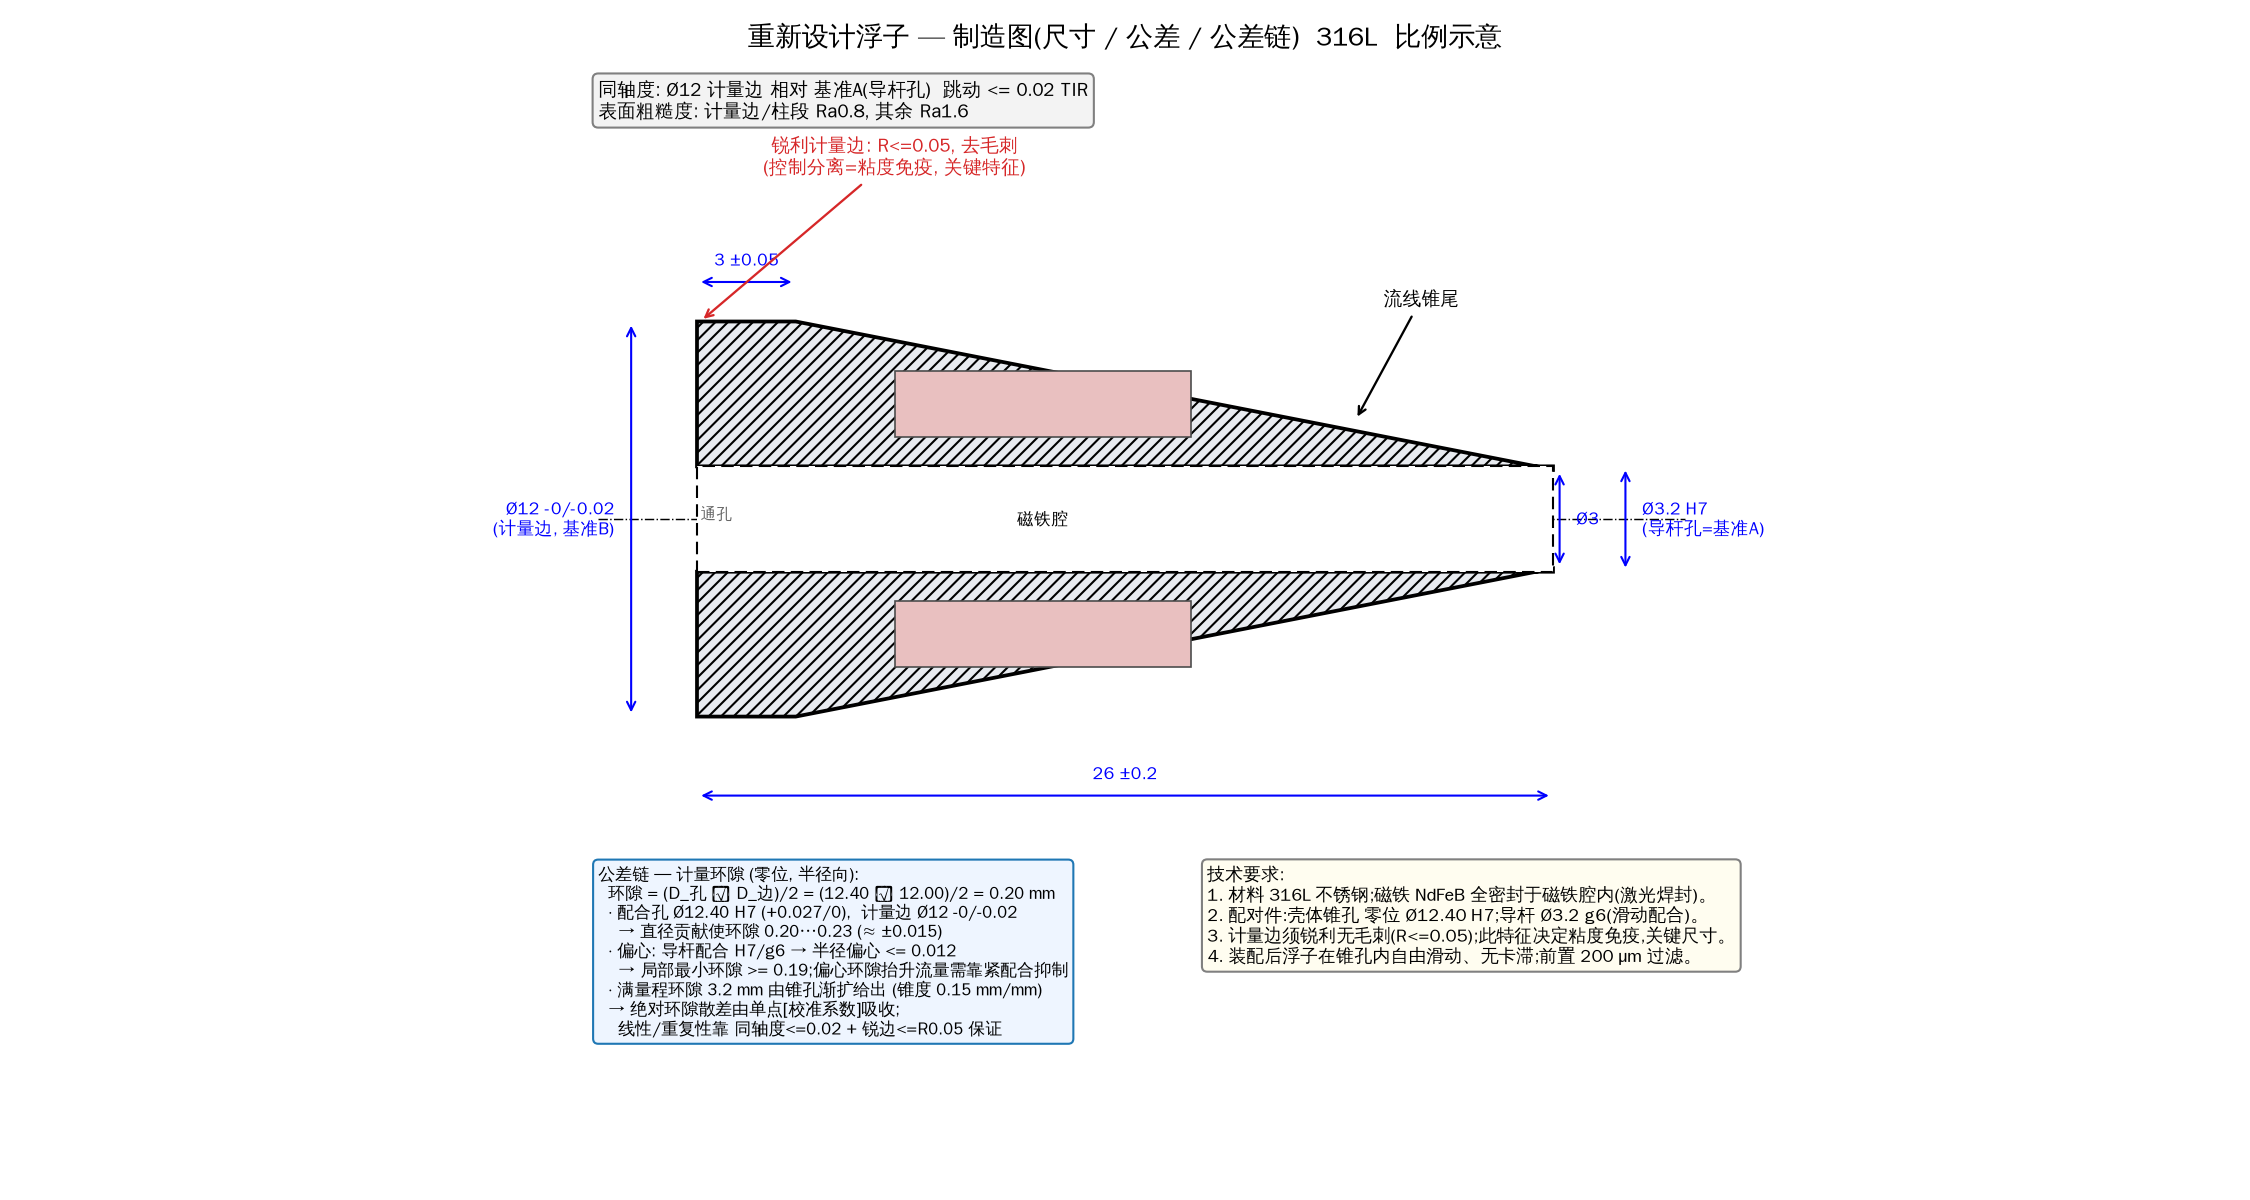

Python code for this plot:
"""Manufacturing drawing of the redesigned float: dimensions, tolerances, GD&T,
the metering-gap tolerance chain, guide-rod clearance, and the sharp-edge spec."""
import numpy as np
import matplotlib
matplotlib.use("Agg")
import matplotlib.pyplot as plt
from matplotlib.patches import Polygon, Rectangle
from matplotlib import font_manager as fm

zh = fm.FontProperties(family="WenQuanYi Zen Hei")
plt.rcParams["font.family"] = "WenQuanYi Zen Hei"
plt.rcParams["axes.unicode_minus"] = False

# float profile, horizontal: blunt face at x=0, tail to the right. r in mm.
RB, RE, LAND, LTOT, RT = 1.6, 6.0, 3.0, 26.0, 1.5
right = [(0, RB), (0, RE), (LAND, RE), (LTOT, RT), (LTOT, RB)]   # upper, between bore & outer
upper = right
lower = [(x, -r) for (x, r) in right[::-1]]
mat_up = upper + [(LTOT, RB), (0, RB)]
mat_lo = [(x, -r) for (x, r) in mat_up]

fig, ax = plt.subplots(figsize=(15, 8))

# material (hatched), upper & lower halves (annulus between guide bore and profile)
for poly in (mat_up, mat_lo):
    ax.add_patch(Polygon(poly, closed=True, facecolor="#e8ebf0", edgecolor="k",
                         hatch="////", lw=1.8, zorder=2))
# guide bore (through hole) center band
ax.add_patch(Rectangle((0, -RB), LTOT, 2 * RB, facecolor="white", edgecolor="k",
                       lw=1.0, ls=(0, (6, 3)), zorder=3))
# magnet pockets
for s in (1, -1):
    ax.add_patch(Rectangle((6, s * 2.5 if s > 0 else -4.5), 9, 2.0,
                           facecolor="#e9c0c0", edgecolor="0.3", lw=0.8, zorder=4))
ax.text(10.5, 0, "磁铁腔", fontproperties=zh, fontsize=8, ha="center", va="center", zorder=5)
ax.plot([-3, LTOT + 4], [0, 0], "k-.", lw=0.7, zorder=1)


def dh(x1, x2, y, t, c="b", dy=0.5):
    ax.annotate("", (x2, y), (x1, y), arrowprops=dict(arrowstyle="<->", color=c, lw=1))
    ax.text((x1 + x2) / 2, y + dy, t, fontproperties=zh, color=c, fontsize=8.5, ha="center")


def dv(x, y1, y2, t, c="b", side=1):
    ax.annotate("", (x, y2), (x, y1), arrowprops=dict(arrowstyle="<->", color=c, lw=1))
    ax.text(x + 0.5 * side, (y1 + y2) / 2, t, fontproperties=zh, color=c, fontsize=8.5,
            va="center", ha="left" if side > 0 else "right")


def lead(t, xy, xytext, c="k"):
    ax.annotate(t, xy=xy, xytext=xytext, fontproperties=zh, fontsize=9, color=c, ha="center",
                arrowprops=dict(arrowstyle="->", color=c, lw=1.1), zorder=6)


# dimensions / tolerances
dv(-2.0, -RE, RE, "Ø12 -0/-0.02\n(计量边, 基准B)", side=-1)
dv(LTOT + 2.2, -RB, RB, "Ø3.2 H7\n(导杆孔=基准A)", side=1)
dv(LTOT + 0.2, -RT, RT, "Ø3", side=1)
dh(0, LAND, RE + 1.2, "3 ±0.05")
dh(0, LTOT, -RE - 2.4, "26 ±0.2")
lead("锐利计量边: R<=0.05, 去毛刺\n(控制分离=粘度免疫, 关键特征)", (0.1, RE), (6, RE + 4.5), "tab:red")
lead("流线锥尾", (20, 3.0), (22, 6.5))
ax.text(0.6, 0, "通孔", fontproperties=zh, fontsize=7.5, ha="center", color="0.4")

# GD&T row
ax.text(-3, RE + 6.2,
        "同轴度: Ø12 计量边 相对 基准A(导杆孔)  跳动 <= 0.02 TIR\n"
        "表面粗糙度: 计量边/柱段 Ra0.8, 其余 Ra1.6",
        fontproperties=zh, fontsize=9, ha="left",
        bbox=dict(boxstyle="round", fc="#f3f3f3", ec="0.5"))

# tolerance-chain box (the key ask)
chain = ("公差链 — 计量环隙 (零位, 半径向):\n"
         "  环隙 = (D_孔 − D_边)/2 = (12.40 − 12.00)/2 = 0.20 mm\n"
         "  · 配合孔 Ø12.40 H7 (+0.027/0),  计量边 Ø12 -0/-0.02\n"
         "    → 直径贡献使环隙 0.20…0.23 (≈ ±0.015)\n"
         "  · 偏心: 导杆配合 H7/g6 → 半径偏心 <= 0.012\n"
         "    → 局部最小环隙 >= 0.19;偏心环隙抬升流量需靠紧配合抑制\n"
         "  · 满量程环隙 3.2 mm 由锥孔渐扩给出 (锥度 0.15 mm/mm)\n"
         "  → 绝对环隙散差由单点[校准系数]吸收;\n"
         "    线性/重复性靠 同轴度<=0.02 + 锐边<=R0.05 保证")
ax.text(-3, -RE - 4.5, chain, fontproperties=zh, fontsize=8.2, ha="left", va="top",
        bbox=dict(boxstyle="round", fc="#eef5ff", ec="tab:blue"))

# notes / title block
notes = ("技术要求:\n"
         "1. 材料 316L 不锈钢;磁铁 NdFeB 全密封于磁铁腔内(激光焊封)。\n"
         "2. 配对件:壳体锥孔 零位 Ø12.40 H7;导杆 Ø3.2 g6(滑动配合)。\n"
         "3. 计量边须锐利无毛刺(R<=0.05);此特征决定粘度免疫,关键尺寸。\n"
         "4. 装配后浮子在锥孔内自由滑动、无卡滞;前置 200 µm 过滤。")
ax.text(15.5, -RE - 4.5, notes, fontproperties=zh, fontsize=8.6, ha="left", va="top",
        bbox=dict(boxstyle="round", fc="#fffdf0", ec="0.5"))

ax.set_title("重新设计浮子 — 制造图(尺寸 / 公差 / 公差链)  316L  比例示意",
             fontproperties=zh, fontsize=13, fontweight="bold")
ax.set_xlim(-7, 33); ax.set_ylim(-20, 14); ax.set_aspect("equal"); ax.axis("off")
fig.tight_layout()
fig.savefig(__file__.rsplit("/", 1)[0] + "/float_mfg_drawing.png", dpi=150)
print("saved float_mfg_drawing.png")
